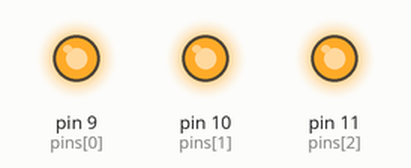
The sketch below on a simulated Arduino Uno, built with avr-gcc and run on an emulated ATmega328P. Shown: output pins drawn as LEDs (lit = HIGH).

Above: at 0.1 s.
At 8.31 s:
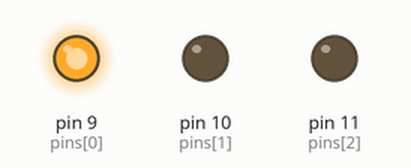
At 16.79 s:
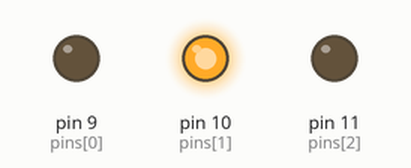
At 26.09 s:
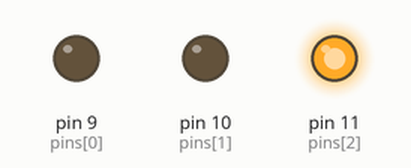
At 33.7 s:
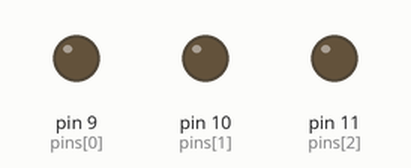
Timing chart, 0 to 40.0 s (numbered marks = the images above):
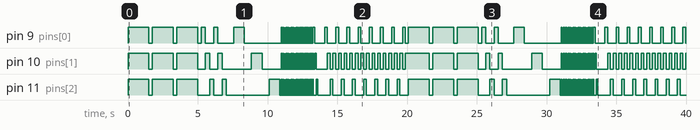

Measured:
- by itself, pin 9 (pins[0]): LOW → HIGH at 0.00 s, → LOW 1.5 s later, → HIGH 0.25 s later, → LOW 1.5 s later, … (136 changes in this stretch)
- by itself, pin 10 (pins[1]): LOW → HIGH at 0.00 s, → LOW 1.5 s later, → HIGH 0.25 s later, → LOW 1.5 s later, … (165 changes in this stretch)
- by itself, pin 11 (pins[2]): LOW → HIGH at 0.00 s, → LOW 1.5 s later, → HIGH 0.25 s later, → LOW 1.5 s later, … (136 changes in this stretch)

The sketch:

rgb_strip_light_effects.ino
```cpp
/*
  RGB STRIP LIGHT EFFECTS DEMO
  Runs different effects on RGB strip light (NOT the Pixel LED with Data pins).

  Connect pin 9, 10, 11 of Arduino to RGB pins of the LED strip light via
  a driving circuit like IRFZ44N MOSFET or any appropriate transistor.

  This program is designed and tested on Arduino UNO R3 board.

  Created 9 Sep 2025
  by Rishik Tiwari (MAKING by Auriva Technologies)
  https://making.auriva.tech
*/

int i = 0; // used in loops
int idx = 0; // active pin index

int pins[] = {9, 10, 11}; // using pwm pins
uint8_t num_of_pins = 3; // num of pins (colour channels)

void setup() {
  for(int i = 0; i < num_of_pins; i++) {
    pinMode(pins[i], OUTPUT);
    digitalWrite(pins[i], LOW);
  }
}

void loop() {
  blink();
  blink();
  blink();
  chase(2, 300);
  chaseFade(1, 250);
  strobe(20);
  chase(1, 100);
  delay(500);
  chaseRubberBand(10, 200);
}

void blink() {
  for(i = 0; i < num_of_pins; i++) {
    digitalWrite(pins[i], HIGH);
  }
  delay(1500);
  for(i = 0; i < num_of_pins; i++) {
    digitalWrite(pins[i], LOW);
  }
  delay(250);
}

void chase(uint8_t repeat, int holdMs) {
  repeat *= num_of_pins;
  for(i = 0; i < repeat; i++) {
    digitalWrite(pins[idx], HIGH);
    delay(holdMs);
    digitalWrite(pins[idx], LOW);

    idx += 1;
    if(idx >= num_of_pins) { // loops to pin range
      idx = 0;
    }
  }
}

void chaseRubberBand(uint8_t repeat, int holdMs) {
  repeat *= num_of_pins;
  int direction = 1;
  for(i = 0; i < repeat; i++) {
    digitalWrite(pins[idx], HIGH);
    delay(holdMs);
    digitalWrite(pins[idx], LOW);

    idx += direction;
    if(idx >= num_of_pins) { // change chase direction to decrement
      idx -= 2;
      direction = -1;
    }
    else if (idx <= 0) { // change chase direction to increment
      direction = 1;
    }
  }
  idx = 0; // reset idx
}

void chaseFade(uint8_t repeat, int holdMs) {
  repeat *= num_of_pins;
  int j = 0;
  for(i = 0; i < repeat; i++) { // iterations = repeat * num_of_pins
    for(j = 0; j < 256; j++) { // fade in
      analogWrite(pins[idx], j);
      delay(2);
    }
    delay(holdMs);
    for(j = 255; j >= 0; j--) { // fade out
      analogWrite(pins[idx], j);
      delay(2);
    }
    idx += 1;
    if(idx >= num_of_pins) { // loops to pin range
      idx = 0;
    }
  }
}

void strobe(uint16_t times) {
  for(i = 0; i < times; i++) {
    PORTB &= B11110001;
    delay(90);
    PORTB |= B00001110;
    delay(30);
  }
  PORTB &= B11110001;
}
```
